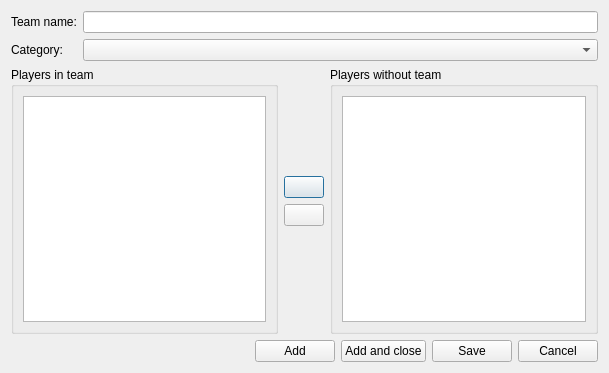
<?xml version="1.0" encoding="UTF-8"?>
<ui version="4.0">
 <class>AddTeamDlg</class>
 <widget class="QDialog" name="AddTeamDlg">
  <property name="geometry">
   <rect>
    <x>0</x>
    <y>0</y>
    <width>609</width>
    <height>373</height>
   </rect>
  </property>
  <property name="windowTitle">
   <string>Add team</string>
  </property>
  <property name="windowIcon">
   <iconset resource="../resources.qrc">
    <normaloff>:/icons/icons/floco-128.png</normaloff>:/icons/icons/floco-128.png</iconset>
  </property>
  <property name="modal">
   <bool>true</bool>
  </property>
  <layout class="QVBoxLayout" name="verticalLayout_4">
   <item>
    <layout class="QFormLayout" name="formLayout">
     <item row="0" column="0">
      <widget class="QLabel" name="label">
       <property name="text">
        <string>Team name:</string>
       </property>
      </widget>
     </item>
     <item row="0" column="1">
      <widget class="QLineEdit" name="editName"/>
     </item>
     <item row="1" column="0">
      <widget class="QLabel" name="label_2">
       <property name="text">
        <string>Category:</string>
       </property>
      </widget>
     </item>
     <item row="1" column="1">
      <widget class="QComboBox" name="comboBoxCategory"/>
     </item>
    </layout>
   </item>
   <item>
    <layout class="QHBoxLayout" name="horizontalLayout_2">
     <item>
      <widget class="QGroupBox" name="groupBox">
       <property name="title">
        <string>Players in team</string>
       </property>
       <layout class="QVBoxLayout" name="verticalLayout">
        <item>
         <widget class="QTreeView" name="treePlayersInTeam">
          <property name="editTriggers">
           <set>QAbstractItemView::NoEditTriggers</set>
          </property>
          <property name="selectionMode">
           <enum>QAbstractItemView::MultiSelection</enum>
          </property>
          <property name="rootIsDecorated">
           <bool>false</bool>
          </property>
          <property name="itemsExpandable">
           <bool>false</bool>
          </property>
          <property name="sortingEnabled">
           <bool>true</bool>
          </property>
          <property name="expandsOnDoubleClick">
           <bool>false</bool>
          </property>
         </widget>
        </item>
       </layout>
      </widget>
     </item>
     <item>
      <layout class="QVBoxLayout" name="verticalLayout_3">
       <item>
        <spacer name="verticalSpacer">
         <property name="orientation">
          <enum>Qt::Vertical</enum>
         </property>
         <property name="sizeHint" stdset="0">
          <size>
           <width>20</width>
           <height>40</height>
          </size>
         </property>
        </spacer>
       </item>
       <item>
        <widget class="QPushButton" name="btnLeft">
         <property name="text">
          <string/>
         </property>
         <property name="icon">
          <iconset resource="../resources.qrc">
           <normaloff>:/icons/icons/left-22.png</normaloff>:/icons/icons/left-22.png</iconset>
         </property>
         <property name="iconSize">
          <size>
           <width>22</width>
           <height>22</height>
          </size>
         </property>
        </widget>
       </item>
       <item>
        <widget class="QPushButton" name="btnRight">
         <property name="text">
          <string/>
         </property>
         <property name="icon">
          <iconset resource="../resources.qrc">
           <normaloff>:/icons/icons/right-22.png</normaloff>:/icons/icons/right-22.png</iconset>
         </property>
         <property name="iconSize">
          <size>
           <width>22</width>
           <height>22</height>
          </size>
         </property>
        </widget>
       </item>
       <item>
        <spacer name="verticalSpacer_2">
         <property name="orientation">
          <enum>Qt::Vertical</enum>
         </property>
         <property name="sizeHint" stdset="0">
          <size>
           <width>20</width>
           <height>40</height>
          </size>
         </property>
        </spacer>
       </item>
      </layout>
     </item>
     <item>
      <widget class="QGroupBox" name="groupBox_2">
       <property name="title">
        <string>Players without team</string>
       </property>
       <layout class="QVBoxLayout" name="verticalLayout_2">
        <item>
         <widget class="QTreeView" name="treePlayersWithoutTeam">
          <property name="editTriggers">
           <set>QAbstractItemView::NoEditTriggers</set>
          </property>
          <property name="selectionMode">
           <enum>QAbstractItemView::MultiSelection</enum>
          </property>
          <property name="rootIsDecorated">
           <bool>false</bool>
          </property>
          <property name="itemsExpandable">
           <bool>false</bool>
          </property>
          <property name="sortingEnabled">
           <bool>true</bool>
          </property>
          <property name="expandsOnDoubleClick">
           <bool>false</bool>
          </property>
         </widget>
        </item>
       </layout>
      </widget>
     </item>
    </layout>
   </item>
   <item>
    <layout class="QHBoxLayout" name="horizontalLayout_3">
     <item>
      <spacer name="horizontalSpacer">
       <property name="orientation">
        <enum>Qt::Horizontal</enum>
       </property>
       <property name="sizeHint" stdset="0">
        <size>
         <width>40</width>
         <height>20</height>
        </size>
       </property>
      </spacer>
     </item>
     <item>
      <widget class="QPushButton" name="btnAdd">
       <property name="text">
        <string>Add</string>
       </property>
       <property name="icon">
        <iconset resource="../resources.qrc">
         <normaloff>:/icons/icons/add-22.png</normaloff>:/icons/icons/add-22.png</iconset>
       </property>
      </widget>
     </item>
     <item>
      <widget class="QPushButton" name="btnAddAndClose">
       <property name="text">
        <string>Add and close</string>
       </property>
       <property name="icon">
        <iconset resource="../resources.qrc">
         <normaloff>:/icons/icons/add-22.png</normaloff>:/icons/icons/add-22.png</iconset>
       </property>
      </widget>
     </item>
     <item>
      <widget class="QPushButton" name="btnSave">
       <property name="text">
        <string>Save</string>
       </property>
       <property name="icon">
        <iconset resource="../resources.qrc">
         <normaloff>:/icons/icons/save-22.png</normaloff>:/icons/icons/save-22.png</iconset>
       </property>
      </widget>
     </item>
     <item>
      <widget class="QPushButton" name="btnCancel">
       <property name="text">
        <string>Cancel</string>
       </property>
       <property name="icon">
        <iconset resource="../resources.qrc">
         <normaloff>:/icons/icons/cancel-22.png</normaloff>:/icons/icons/cancel-22.png</iconset>
       </property>
      </widget>
     </item>
    </layout>
   </item>
  </layout>
 </widget>
 <resources>
  <include location="../resources.qrc"/>
 </resources>
 <connections/>
</ui>
